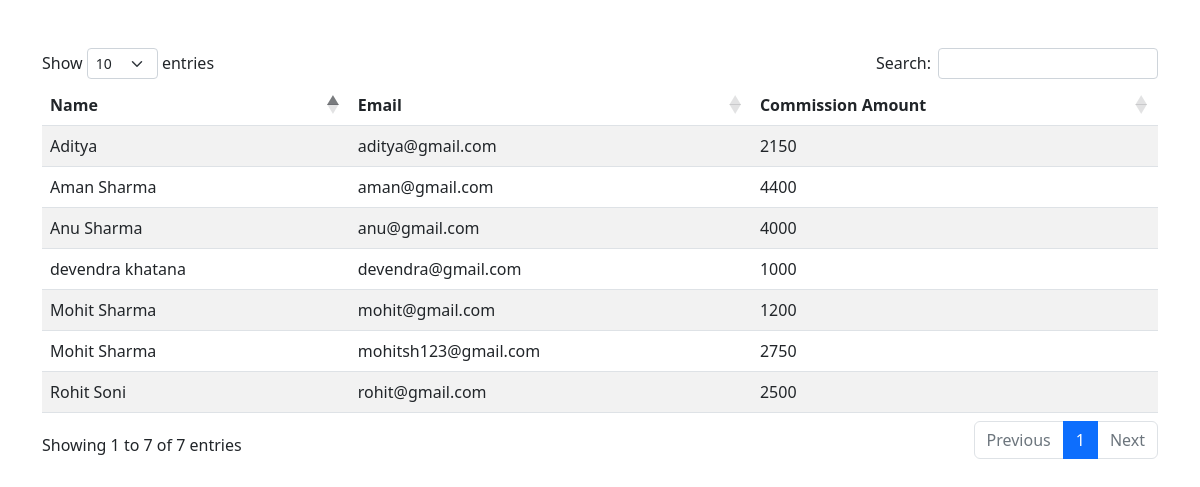
The page /commision_count/ on the database its author committed.
### myapp/models.py (models this page shows, shortened)
class commission(models.Model):
    user_id = models.ForeignKey(referral , related_name='referrer_commission_set' ,on_delete=models.CASCADE)
    name = models.CharField(max_length=100)
    email = models.EmailField()
    commission_amount = models.IntegerField()
    referral_table_id = models.ForeignKey(referral_table , related_name='referral_commission_set' , on_delete=models.CASCADE)
    commission_date = models.DateField(null=True)

### myapp/views.py (the view)
# urls.py: path('commision_count/',views.commission_count),
def commission_count(request):
    p = commission.objects.values('email','name','user_id').annotate(total_amount=Sum('commission_amount'))
    print(p)
    return render(request,'table.html',{'p':p})

### templates/table.html (shortened to what this page needs)
<!DOCTYPE html>
<html lang="en">
  <head>
    <link
      href="https://cdn.jsdelivr.net/npm/bootstrap@5.3.0-alpha3/dist/css/bootstrap.min.css"
      rel="stylesheet"
    />
    <link
      rel="stylesheet"
      href="https://cdnjs.cloudflare.com/ajax/libs/twitter-bootstrap/5.2.0/css/bootstrap.min.css"
    />
    <link
      rel="stylesheet"
      href="https://cdn.datatables.net/1.13.4/css/dataTables.bootstrap5.min.css"
    />
  </head>
  <body>
    <div class="container py-5">
      <div class="row">
        <table id="example" class="table table-striped" style="width: 100%">
          <thead>
            <tr>
              <th>Name</th>
              <th>Email</th>
              <th>Commission Amount</th>
            </tr>
          </thead>
          <tbody>
            {% for i in p %}
            <tr>
              <td>{{i.name}}</td>
              <td>{{i.email}}</td>
              <td>{{i.total_amount}}</td>
            </tr>
            {% endfor %}
          </tbody>
        </table>
      </div>
    </div>
  </body>
</html>

### rows shown on the page
commission: name "Anu Sharma", email "anu@gmail.com", total_amount "4000"
commission: name "devendra khatana", email "devendra@gmail.com", total_amount "1000"
commission: name "Rohit Soni", email "rohit@gmail.com", total_amount "2500"

### other values the page prints
{{ i.name }} "Aditya" "Aman Sharma" "Mohit Sharma" "Mohit Sharma"
{{ i.email }} "aditya@gmail.com" "aman@gmail.com" "mohit@gmail.com" "mohitsh123@gmail.com"
{{ i.total_amount }} "2150" "4400" "1200" "2750"
